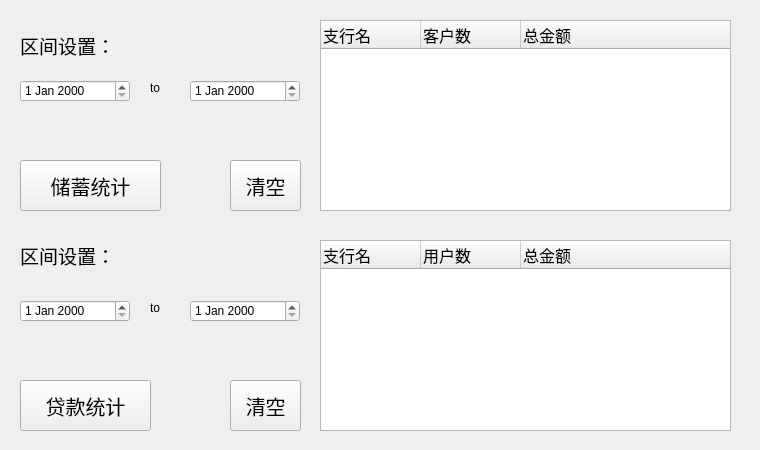
    <widget class="QWidget" name="tab_6">
     <attribute name="title">
      <string>统计查询</string>
     </attribute>
     <widget class="QWidget" name="widget_21" native="true">
      <property name="geometry">
       <rect>
        <x>10</x>
        <y>10</y>
        <width>741</width>
        <height>211</height>
       </rect>
      </property>
      <widget class="QPushButton" name="pushButton_32">
       <property name="geometry">
        <rect>
         <x>10</x>
         <y>150</y>
         <width>141</width>
         <height>51</height>
        </rect>
       </property>
       <property name="font">
        <font>
         <pointsize>15</pointsize>
        </font>
       </property>
       <property name="text">
        <string>储蓄统计</string>
       </property>
      </widget>
      <widget class="QDateEdit" name="dateEdit_3">
       <property name="geometry">
        <rect>
         <x>10</x>
         <y>70</y>
         <width>110</width>
         <height>22</height>
        </rect>
       </property>
      </widget>
      <widget class="QPushButton" name="pushButton_35">
       <property name="geometry">
        <rect>
         <x>220</x>
         <y>150</y>
         <width>71</width>
         <height>51</height>
        </rect>
       </property>
       <property name="font">
        <font>
         <pointsize>15</pointsize>
        </font>
       </property>
       <property name="text">
        <string>清空</string>
       </property>
      </widget>
      <widget class="QDateEdit" name="dateEdit_4">
       <property name="geometry">
        <rect>
         <x>180</x>
         <y>70</y>
         <width>110</width>
         <height>22</height>
        </rect>
       </property>
      </widget>
      <widget class="QLabel" name="label">
       <property name="geometry">
        <rect>
         <x>140</x>
         <y>70</y>
         <width>21</width>
         <height>16</height>
        </rect>
       </property>
       <property name="text">
        <string>to</string>
       </property>
      </widget>
      <widget class="QTreeWidget" name="treeWidget_6">
       <property name="geometry">
        <rect>
         <x>310</x>
         <y>10</y>
         <width>411</width>
         <height>191</height>
        </rect>
       </property>
       <column>
        <property name="text">
         <string>支行名</string>
        </property>
        <property name="font">
         <font>
          <pointsize>12</pointsize>
         </font>
        </property>
       </column>
       <column>
        <property name="text">
         <string>客户数</string>
        </property>
        <property name="font">
         <font>
          <pointsize>12</pointsize>
         </font>
        </property>
       </column>
       <column>
        <property name="text">
         <string>总金额</string>
        </property>
        <property name="font">
         <font>
          <pointsize>12</pointsize>
         </font>
        </property>
       </column>
      </widget>
      <widget class="QLabel" name="label_3">
       <property name="geometry">
        <rect>
         <x>10</x>
         <y>20</y>
         <width>111</width>
         <height>31</height>
        </rect>
       </property>
       <property name="font">
        <font>
         <pointsize>14</pointsize>
        </font>
       </property>
       <property name="text">
        <string>区间设置：</string>
       </property>
      </widget>
     </widget>
     <widget class="QWidget" name="widget_22" native="true">
      <property name="geometry">
       <rect>
        <x>10</x>
        <y>230</y>
        <width>741</width>
        <height>211</height>
       </rect>
      </property>
      <widget class="QPushButton" name="pushButton_34">
       <property name="geometry">
        <rect>
         <x>10</x>
         <y>150</y>
         <width>131</width>
         <height>51</height>
        </rect>
       </property>
       <property name="font">
        <font>
         <pointsize>15</pointsize>
        </font>
       </property>
       <property name="text">
        <string>贷款统计</string>
       </property>
      </widget>
      <widget class="QDateEdit" name="dateEdit_6">
       <property name="geometry">
        <rect>
         <x>10</x>
         <y>70</y>
         <width>110</width>
         <height>22</height>
        </rect>
       </property>
      </widget>
      <widget class="QPushButton" name="pushButton_36">
       <property name="geometry">
        <rect>
         <x>220</x>
         <y>150</y>
         <width>71</width>
         <height>51</height>
        </rect>
       </property>
       <property name="font">
        <font>
         <pointsize>15</pointsize>
        </font>
       </property>
       <property name="text">
        <string>清空</string>
       </property>
      </widget>
      <widget class="QDateEdit" name="dateEdit_7">
       <property name="geometry">
        <rect>
         <x>180</x>
         <y>70</y>
         <width>110</width>
         <height>22</height>
        </rect>
       </property>
      </widget>
      <widget class="QLabel" name="label_2">
       <property name="geometry">
        <rect>
         <x>140</x>
         <y>70</y>
         <width>21</width>
         <height>16</height>
        </rect>
       </property>
       <property name="text">
        <string>to</string>
       </property>
      </widget>
      <widget class="QTreeWidget" name="treeWidget_7">
       <property name="geometry">
        <rect>
         <x>310</x>
         <y>10</y>
         <width>411</width>
         <height>191</height>
        </rect>
       </property>
       <column>
        <property name="text">
         <string>支行名</string>
        </property>
        <property name="font">
         <font>
          <pointsize>12</pointsize>
         </font>
        </property>
       </column>
       <column>
        <property name="text">
         <string>用户数</string>
        </property>
        <property name="font">
         <font>
          <pointsize>12</pointsize>
         </font>
        </property>
       </column>
       <column>
        <property name="text">
         <string>总金额</string>
        </property>
        <property name="font">
         <font>
          <pointsize>12</pointsize>
         </font>
        </property>
       </column>
      </widget>
      <widget class="QLabel" name="label_26">
       <property name="geometry">
        <rect>
         <x>10</x>
         <y>10</y>
         <width>111</width>
         <height>31</height>
        </rect>
       </property>
       <property name="font">
        <font>
         <pointsize>14</pointsize>
        </font>
       </property>
       <property name="text">
        <string>区间设置：</string>
       </property>
      </widget>
     </widget>
    </widget>
